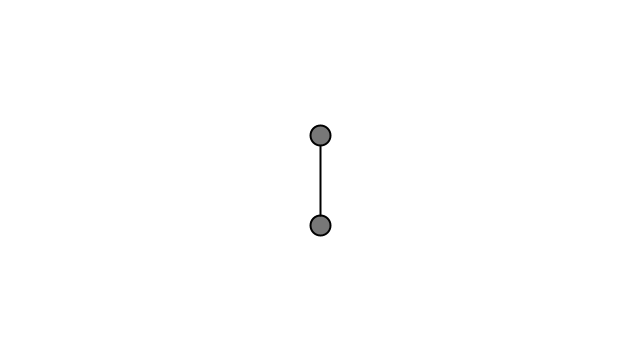
Frame 1 (no input)
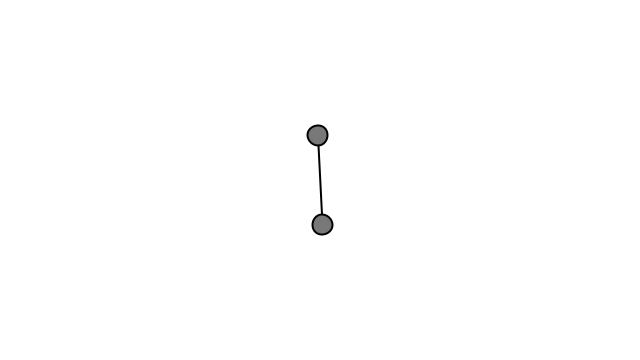
Frame 60 (the mouse pressed at the canvas centre just before this capture)
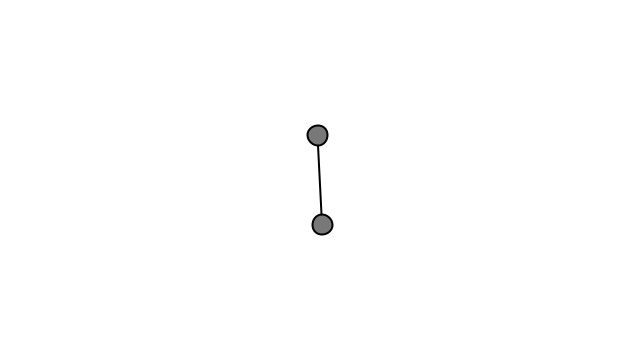
Frame 120 (the mouse held since frame 60 and released just before this capture)

The Processing sketch that drew these frames (run headless with seeded random() and noise(); from frame 60 on, the mouse is pressed at the canvas centre):

// Processing sketch: exercise_1
// ── exercise_1.pde
float length;
int size;
int i;

void setup() {
  size(640, 360);
  length = height * 1/4;
  size = 20;
  i = 0;
}

void draw() {
  background(255);

  pushMatrix();

  translate(width / 2, height / 2);
  rotate(radians(i % 360));
  i += 3;

  strokeWeight(2);
  fill(120);
  ellipse(0, length/2, size, size);
  line(0, length/2 - (size/2), 0, -length/2);
  ellipse(0, -length/2, size, size);

  popMatrix();
}
